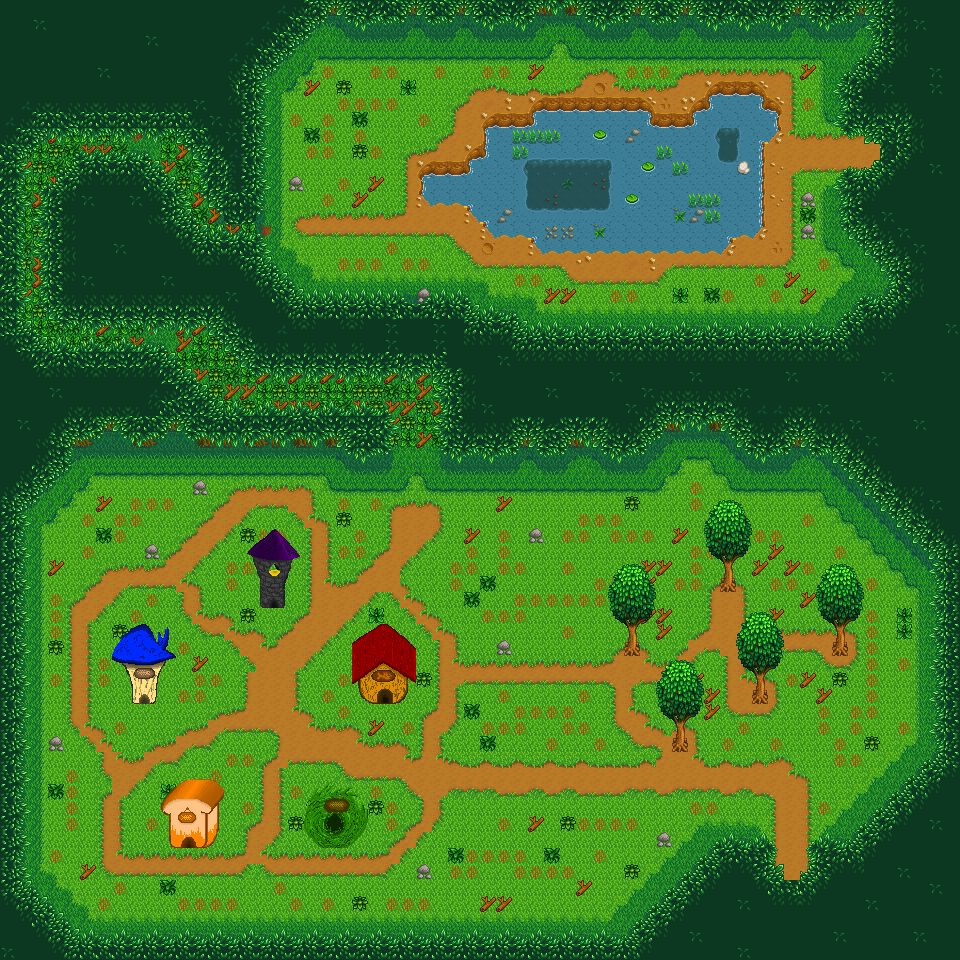

Tiled map render using the project's own tile images. Description and the map definition, with tile-layer contents summarised, below:
An orthogonal 60x60 tile map with 16x16 px tiles, 5 tile layers (Back, Buildings, Paths, Front, ...), 7 tilesets.

<map version="1.10" tiledversion="1.10.2" orientation="orthogonal" renderorder="right-down" width="60" height="60" tilewidth="16" tileheight="16" infinite="0" nextlayerid="11" nextobjectid="9">
 <properties>
  <property name="Outdoors" type="bool" value="true" />
  <property name="Warp" value="49 56 Woods 46 4 56 9 Farm 3 15" />
 </properties>
 <tileset firstgid="1" source="spring_outdoorsTileSheet.tsx" />
 <tileset firstgid="1976" source="paths.tsx" />
 <tileset firstgid="2012" source="red_cat_house.tsx" />
 <tileset firstgid="2032" source="black_cat_house.tsx" />
 <tileset firstgid="2052" source="blue_cat_house.tsx" />
 <tileset firstgid="2072" source="green_cat_house.tsx" />
 <tileset firstgid="2092" source="bread__house.tsx" />
 <layer id="2" name="Back" width="60" height="60">
  <data>[3600 cells, 2559 non-empty, 74 distinct tile ids]</data>
 </layer>
 <objectgroup id="6" name="Back" />
 <layer id="4" name="Buildings" width="60" height="60">
  <data>[3600 cells, 1144 non-empty, 50 distinct tile ids]</data>
 </layer>
 <objectgroup id="8" name="Buildings" />
 <layer id="3" name="Paths" width="60" height="60">
  <data>[3600 cells, 438 non-empty, 8 distinct tile ids]</data>
 </layer>
 <objectgroup id="7" name="Paths" />
 <layer id="1" name="Front" width="60" height="60">
  <data>[3600 cells, 8 non-empty, 6 distinct tile ids]</data>
 </layer>
 <objectgroup id="5" name="Front" />
 <layer id="10" name="AlwaysFront" width="60" height="60">
  <data>[3600 cells, 1581 non-empty, 111 distinct tile ids]</data>
 </layer>
 <objectgroup id="9" name="AlwaysFront" />
</map>
